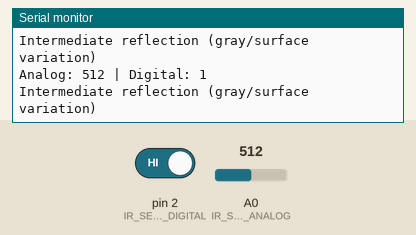
Simulated run of this sketch. Board: Arduino Uno, built with avr-gcc and run on an emulated ATmega328P. Shown: the last lines printed to the serial monitor. The test bench sets the inputs (shaded band); at power-on: A0 (IR_SENSOR_ANALOG) = 512, pin 2 (IR_SENSOR_DIGITAL) HIGH.

Above: at 1.3 s.
1.4 s: A0 (IR_SENSOR_ANALOG) set to 691
At 1.86 s:
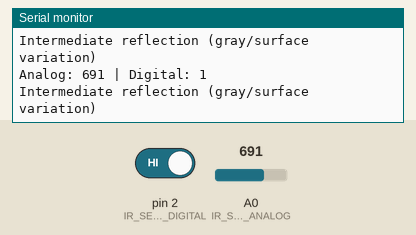
2.9 s: A0 (IR_SENSOR_ANALOG) set to 708
At 3.39 s:
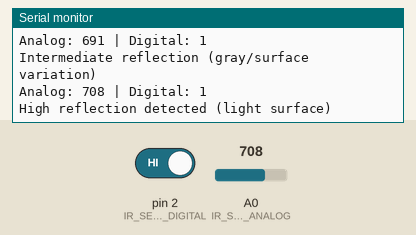
Timing chart, 0 to 5.9 s (numbered marks = the images above; inputs shaded):
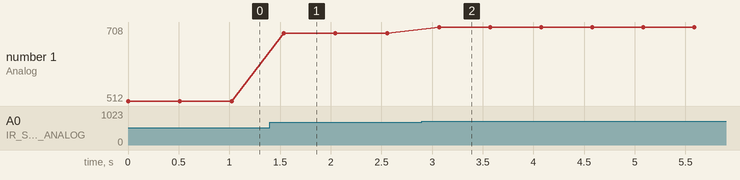

The sketch:

TCRT5000Test.ino
```cpp
//Range: 0 to 1000
//<500 = Road
//>600 = Sidewalk
//500-600 ignore due to shadows
//Use a flashlight or assortment of white LEDs to minimize shadow impact

#define IR_SENSOR_ANALOG A0  // Analog pin connected to TCRT5000 A0
#define IR_SENSOR_DIGITAL 2  // Digital pin connected to TCRT5000 D0 (optional)

void setup() {
    Serial.begin(9600);
    pinMode(IR_SENSOR_DIGITAL, INPUT);
}

void loop() {
    int analogValue = analogRead(IR_SENSOR_ANALOG);  // Read analog value
    int digitalValue = digitalRead(IR_SENSOR_DIGITAL);  // Read digital output (if available)

    Serial.print("Analog: ");
    Serial.print(analogValue);
    Serial.print(" | Digital: ");
    Serial.println(digitalValue);

    // Interpretation
    if (analogValue > 700) {
        Serial.println("High reflection detected (light surface)");
    } else if (analogValue < 300) {
        Serial.println("Low reflection detected (dark surface)");
    } else {
        Serial.println("Intermediate reflection (gray/surface variation)");
    }

    delay(500); // Small delay to avoid spamming the serial monitor
}
```

Measured:
- the behaviour switches between 700 and 701 on A0 (IR_SENSOR_ANALOG) (found by bisection; images 1 and 2)
- after the input at 1.4 s, the serial monitor: prints a new line after 0.14 s (image 1)
- after the input at 2.9 s, the serial monitor: prints a new line after 0.17 s (image 2)
- plotted number 1: 512 → 691 after the input at 1.4 s, 691 → 708 after the input at 2.9 s
